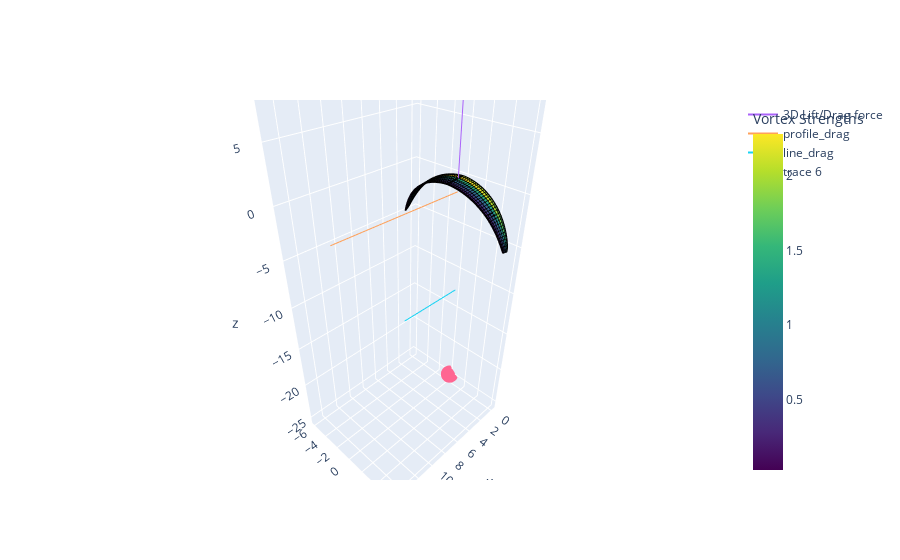

The notebook cell this image was saved under:
### Markdown cell above
Draw

### Code cell
import plotly.graph_objects as go

scale_lift = 0.005
scale_drag = 0.5
fig = vlm.draw(draw_streamlines=False, backend="plotly", show=False)

# %% 3D Lift/Drag force
fig.add_trace(
    go.Scatter3d(
        x=[
            find_application_point_aero[0],
            find_application_point_aero[0] + vlm_opt["F_g"][0] * scale_lift,
        ],
        y=[
            find_application_point_aero[1],
            find_application_point_aero[1] + vlm_opt["F_g"][1] * scale_lift,
        ],
        z=[
            find_application_point_aero[2],
            find_application_point_aero[2] + vlm_opt["F_g"][2] * scale_lift,
        ],
        mode="lines",
        name="3D Lift/Drag force",
    )
)

# %% 2D profil drag force
fig.add_trace(
    go.Scatter3d(
        x=[
            aerodynamic_center[0],
            aerodynamic_center[0] + find_vector_drag_profile[0] * scale_drag,
        ],
        y=[
            aerodynamic_center[1],
            aerodynamic_center[1] + find_vector_drag_profile[1] * scale_drag,
        ],
        z=[
            aerodynamic_center[2],
            aerodynamic_center[2] + find_vector_drag_profile[2] * scale_drag,
        ],
        mode="lines",
        name="profile_drag",
    )
)

# %% Line drag force
fig.add_trace(
    go.Scatter3d(
        x=[
            airplane_xflr5.line_drag_pt[0],
            airplane_xflr5.line_drag_pt[0] + find_vector_drag_line[0] * scale_drag,
        ],
        y=[
            airplane_xflr5.line_drag_pt[1],
            airplane_xflr5.line_drag_pt[1] + find_vector_drag_line[1] * scale_drag,
        ],
        z=[
            airplane_xflr5.line_drag_pt[2],
            airplane_xflr5.line_drag_pt[2] + find_vector_drag_line[2] * scale_drag,
        ],
        mode="lines",
        name="line_drag",
    )
)

# %% Airplane
fig.add_trace(
    go.Scatter3d(
        x=[airplane_xflr5.cg[0]],
        y=[airplane_xflr5.cg[1]],
        z=[airplane_xflr5.cg[2]],
        mode="markers",
        marker=dict(
            size=6,
        ),
    )
)

fig.show()

### Figure 1 — Plotly figure (JSON) as saved in the notebook; plotly's stock layout.template omitted (floating-point values rounded to 4 significant figures; data arrays with more than 128 entries replaced by an {"elided": "..."} marker saying what was removed)
{"data": [{"colorbar": {"title": {"text": "Vortex Strengths"}}, "colorscale": [[0, "#440154"], [0.1111, "#482878"], [0.2222, "#3e4989"], [0.3333, "#31688e"], [0.4444, "#26828e"], [0.5556, "#1f9e89"], [0.6667, "#35b779"], [0.7778, "#6ece58"], [0.8889, "#b5de2b"], [1, "#fde725"]], "flatshading": false, "i": {"elided": "1024 int values"}, "intensity": {"elided": "2048 float values"}, "j": {"elided": "1024 int values"}, "k": {"elided": "1024 int values"}, "showscale": true, "type": "mesh3d", "x": {"elided": "2048 float values"}, "y": {"elided": "2048 float values"}, "z": {"elided": "2048 float values"}}, {"line": {"color": "rgb(0,0,0)", "width": 3}, "mode": "lines", "name": "", "showlegend": false, "type": "scatter3d", "x": {"elided": "3072 float values"}, "y": {"elided": "3072 float values"}, "z": {"elided": "3072 float values"}}, {"line": {"color": "rgba(119,0,255,200)", "width": 1}, "mode": "lines", "name": "", "showlegend": false, "type": "scatter3d", "x": [], "y": [], "z": []}, {"mode": "lines", "name": "3D Lift/Drag force", "type": "scatter3d", "x": [0.7083, 0.8002], "y": [0, -3.15e-15], "z": [-0.05212, 7.448]}, {"mode": "lines", "name": "profile_drag", "type": "scatter3d", "x": [0.6594, 14.95], "y": [0, 0], "z": [-1.296, -1.095]}, {"mode": "lines", "name": "line_drag", "type": "scatter3d", "x": [-0.09945, 7.417], "y": [0, 0], "z": [-12.5, -12.39]}, {"marker": {"size": 6}, "mode": "markers", "type": "scatter3d", "x": [-0.1989], "y": [0], "z": [-25.0]}], "layout": {"scene": {"aspectmode": "data"}, "title": {"text": ""}}}
